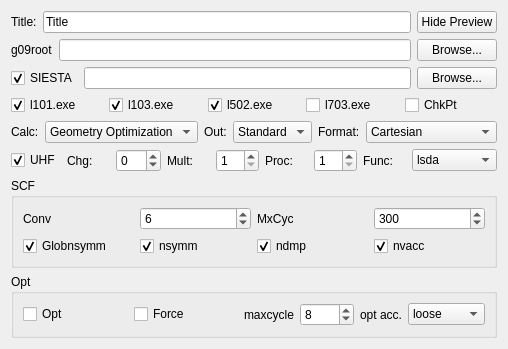
                <widget class="QWidget" name="tab_4">
                 <attribute name="title">
                  <string>General</string>
                 </attribute>
                 <layout class="QGridLayout" name="gridLayout_8">
                  <item row="0" column="0">
                   <layout class="QHBoxLayout" name="horizontalLayout_6">
                    <item>
                     <widget class="QLabel" name="label_64">
                      <property name="text">
                       <string>Title:</string>
                      </property>
                      <property name="buddy">
                       <cstring>titleLine</cstring>
                      </property>
                     </widget>
                    </item>
                    <item>
                     <widget class="QLineEdit" name="titleLine">
                      <property name="text">
                       <string>Title</string>
                      </property>
                     </widget>
                    </item>
                    <item>
                     <widget class="QPushButton" name="moreButton">
                      <property name="sizePolicy">
                       <sizepolicy hsizetype="Fixed" vsizetype="Fixed">
                        <horstretch>0</horstretch>
                        <verstretch>0</verstretch>
                       </sizepolicy>
                      </property>
                      <property name="text">
                       <string>Hide Preview</string>
                      </property>
                     </widget>
                    </item>
                   </layout>
                  </item>
                  <item row="1" column="0">
                   <layout class="QHBoxLayout" name="horizontalLayout_43">
                    <item>
                     <widget class="QLabel" name="label_70">
                      <property name="text">
                       <string>g09root</string>
                      </property>
                     </widget>
                    </item>
                    <item>
                     <widget class="QLineEdit" name="g09rootbrowseEdit">
                      <property name="sizePolicy">
                       <sizepolicy hsizetype="Expanding" vsizetype="Fixed">
                        <horstretch>1</horstretch>
                        <verstretch>0</verstretch>
                       </sizepolicy>
                      </property>
                     </widget>
                    </item>
                    <item>
                     <widget class="QPushButton" name="g09browseButton">
                      <property name="sizePolicy">
                       <sizepolicy hsizetype="MinimumExpanding" vsizetype="Fixed">
                        <horstretch>0</horstretch>
                        <verstretch>0</verstretch>
                       </sizepolicy>
                      </property>
                      <property name="minimumSize">
                       <size>
                        <width>40</width>
                        <height>0</height>
                       </size>
                      </property>
                      <property name="text">
                       <string>Browse...</string>
                      </property>
                     </widget>
                    </item>
                   </layout>
                  </item>
                  <item row="2" column="0">
                   <layout class="QHBoxLayout" name="horizontalLayout_36">
                    <item>
                     <widget class="QCheckBox" name="checkUseSiestaGBox">
                      <property name="text">
                       <string>SIESTA</string>
                      </property>
                      <property name="checked">
                       <bool>true</bool>
                      </property>
                     </widget>
                    </item>
                    <item>
                     <widget class="QLineEdit" name="antgbrowseEdit">
                      <property name="sizePolicy">
                       <sizepolicy hsizetype="Expanding" vsizetype="Fixed">
                        <horstretch>1</horstretch>
                        <verstretch>0</verstretch>
                       </sizepolicy>
                      </property>
                     </widget>
                    </item>
                    <item>
                     <widget class="QPushButton" name="antgbrowseButton">
                      <property name="sizePolicy">
                       <sizepolicy hsizetype="MinimumExpanding" vsizetype="Fixed">
                        <horstretch>0</horstretch>
                        <verstretch>0</verstretch>
                       </sizepolicy>
                      </property>
                      <property name="minimumSize">
                       <size>
                        <width>40</width>
                        <height>0</height>
                       </size>
                      </property>
                      <property name="text">
                       <string>Browse...</string>
                      </property>
                     </widget>
                    </item>
                   </layout>
                  </item>
                  <item row="3" column="0">
                   <layout class="QHBoxLayout" name="horizontalLayout_42">
                    <item>
                     <widget class="QCheckBox" name="checkUseSiestaGl101">
                      <property name="layoutDirection">
                       <enum>Qt::LeftToRight</enum>
                      </property>
                      <property name="text">
                       <string>l101.exe</string>
                      </property>
                      <property name="checked">
                       <bool>true</bool>
                      </property>
                     </widget>
                    </item>
                    <item>
                     <widget class="QCheckBox" name="checkUseSiestaGl103">
                      <property name="layoutDirection">
                       <enum>Qt::LeftToRight</enum>
                      </property>
                      <property name="text">
                       <string>l103.exe</string>
                      </property>
                      <property name="checked">
                       <bool>true</bool>
                      </property>
                     </widget>
                    </item>
                    <item>
                     <widget class="QCheckBox" name="checkUseSiestaGl502">
                      <property name="layoutDirection">
                       <enum>Qt::LeftToRight</enum>
                      </property>
                      <property name="text">
                       <string>l502.exe</string>
                      </property>
                      <property name="checked">
                       <bool>true</bool>
                      </property>
                     </widget>
                    </item>
                    <item>
                     <widget class="QCheckBox" name="checkUseSiestaGl703">
                      <property name="layoutDirection">
                       <enum>Qt::LeftToRight</enum>
                      </property>
                      <property name="text">
                       <string>l703.exe</string>
                      </property>
                      <property name="checked">
                       <bool>false</bool>
                      </property>
                     </widget>
                    </item>
                    <item>
                     <widget class="QCheckBox" name="checkpointCheck">
                      <property name="text">
                       <string>ChkPt</string>
                      </property>
                     </widget>
                    </item>
                   </layout>
                  </item>
                  <item row="4" column="0">
                   <layout class="QHBoxLayout" name="horizontalLayout_4">
                    <item>
                     <widget class="QLabel" name="label_67">
                      <property name="text">
                       <string>Calc:</string>
                      </property>
                     </widget>
                    </item>
                    <item>
                     <widget class="QComboBox" name="calculationCombo">
                      <property name="currentIndex">
                       <number>1</number>
                      </property>
                      <item>
                       <property name="text">
                        <string>Single Point Energy</string>
                       </property>
                      </item>
                      <item>
                       <property name="text">
                        <string>Geometry Optimization</string>
                       </property>
                      </item>
                      <item>
                       <property name="text">
                        <string>Frequencies</string>
                       </property>
                      </item>
                     </widget>
                    </item>
                    <item>
                     <widget class="QLabel" name="label_68">
                      <property name="text">
                       <string>Out:</string>
                      </property>
                      <property name="buddy">
                       <cstring>outputCombo</cstring>
                      </property>
                     </widget>
                    </item>
                    <item>
                     <widget class="QComboBox" name="outputCombo">
                      <property name="currentIndex">
                       <number>0</number>
                      </property>
                      <item>
                       <property name="text">
                        <string>Standard</string>
                       </property>
                      </item>
                      <item>
                       <property name="text">
                        <string>Molden</string>
                       </property>
                      </item>
                      <item>
                       <property name="text">
                        <string>Molekel</string>
                       </property>
                      </item>
                     </widget>
                    </item>
                    <item>
                     <widget class="QLabel" name="label_69">
                      <property name="text">
                       <string>Format:</string>
                      </property>
                      <property name="buddy">
                       <cstring>coordCombo</cstring>
                      </property>
                     </widget>
                    </item>
                    <item>
                     <widget class="QComboBox" name="coordCombo">
                      <property name="enabled">
                       <bool>true</bool>
                      </property>
                      <property name="currentIndex">
                       <number>0</number>
                      </property>
                      <item>
                       <property name="text">
                        <string>Cartesian</string>
                       </property>
                      </item>
                      <item>
                       <property name="text">
                        <string>Z-matrix</string>
                       </property>
                      </item>
                      <item>
                       <property name="text">
                        <string>Z-matrix (compact)</string>
                       </property>
                      </item>
                     </widget>
                    </item>
                   </layout>
                  </item>
                  <item row="5" column="0">
                   <layout class="QHBoxLayout" name="horizontalLayout_3">
                    <item>
                     <widget class="QCheckBox" name="checkUHF">
                      <property name="text">
                       <string>UHF</string>
                      </property>
                      <property name="checked">
                       <bool>true</bool>
                      </property>
                     </widget>
                    </item>
                    <item>
                     <widget class="QLabel" name="label_65">
                      <property name="text">
                       <string>Chg:</string>
                      </property>
                     </widget>
                    </item>
                    <item>
                     <widget class="QSpinBox" name="chargeSpin">
                      <property name="minimum">
                       <number>-99</number>
                      </property>
                      <property name="value">
                       <number>0</number>
                      </property>
                     </widget>
                    </item>
                    <item>
                     <widget class="QLabel" name="label_66">
                      <property name="text">
                       <string>Mult:</string>
                      </property>
                      <property name="buddy">
                       <cstring>multiplicitySpin</cstring>
                      </property>
                     </widget>
                    </item>
                    <item>
                     <widget class="QSpinBox" name="multiplicitySpin">
                      <property name="minimum">
                       <number>1</number>
                      </property>
                      <property name="value">
                       <number>1</number>
                      </property>
                     </widget>
                    </item>
                    <item>
                     <widget class="QLabel" name="label_5">
                      <property name="text">
                       <string>Proc:</string>
                      </property>
                     </widget>
                    </item>
                    <item>
                     <widget class="QSpinBox" name="procSpin">
                      <property name="minimum">
                       <number>1</number>
                      </property>
                      <property name="value">
                       <number>1</number>
                      </property>
                     </widget>
                    </item>
                    <item>
                     <widget class="QLabel" name="label_71">
                      <property name="text">
                       <string>Func:</string>
                      </property>
                      <property name="buddy">
                       <cstring>theoryCombo</cstring>
                      </property>
                     </widget>
                    </item>
                    <item>
                     <widget class="QComboBox" name="theoryCombo">
                      <property name="currentIndex">
                       <number>0</number>
                      </property>
                      <item>
                       <property name="text">
                        <string>lsda</string>
                       </property>
                      </item>
                      <item>
                       <property name="text">
                        <string>bpbe</string>
                       </property>
                      </item>
                      <item>
                       <property name="text">
                        <string>blyp</string>
                       </property>
                      </item>
                      <item>
                       <property name="text">
                        <string>B3LYP</string>
                       </property>
                      </item>
                      <item>
                       <property name="text">
                        <string>hseh1pbe</string>
                       </property>
                      </item>
                     </widget>
                    </item>
                   </layout>
                  </item>
                  <item row="6" column="0">
                   <widget class="QGroupBox" name="groupBox_15">
                    <property name="title">
                     <string>SCF</string>
                    </property>
                    <layout class="QGridLayout" name="gridLayout">
                     <item row="0" column="0">
                      <layout class="QHBoxLayout" name="horizontalLayout_30">
                       <item>
                        <widget class="QLabel" name="label_62">
                         <property name="text">
                          <string>Conv</string>
                         </property>
                        </widget>
                       </item>
                       <item>
                        <widget class="QSpinBox" name="scfConverSpin">
                         <property name="minimum">
                          <number>0</number>
                         </property>
                         <property name="value">
                          <number>6</number>
                         </property>
                        </widget>
                       </item>
                      </layout>
                     </item>
                     <item row="0" column="1">
                      <layout class="QHBoxLayout" name="horizontalLayout_7">
                       <item>
                        <widget class="QLabel" name="label_60">
                         <property name="text">
                          <string>MxCyc</string>
                         </property>
                        </widget>
                       </item>
                       <item>
                        <widget class="QSpinBox" name="scfMaxCycleSpin">
                         <property name="minimum">
                          <number>0</number>
                         </property>
                         <property name="maximum">
                          <number>9999</number>
                         </property>
                         <property name="value">
                          <number>300</number>
                         </property>
                        </widget>
                       </item>
                      </layout>
                     </item>
                     <item row="1" column="0" colspan="2">
                      <layout class="QHBoxLayout" name="horizontalLayout_5">
                       <item>
                        <widget class="QCheckBox" name="checkglobalnosymm">
                         <property name="layoutDirection">
                          <enum>Qt::LeftToRight</enum>
                         </property>
                         <property name="text">
                          <string>Globnsymm</string>
                         </property>
                         <property name="checked">
                          <bool>true</bool>
                         </property>
                        </widget>
                       </item>
                       <item>
                        <widget class="QCheckBox" name="checkscfnosymm">
                         <property name="layoutDirection">
                          <enum>Qt::LeftToRight</enum>
                         </property>
                         <property name="text">
                          <string>nsymm</string>
                         </property>
                         <property name="checked">
                          <bool>true</bool>
                         </property>
                        </widget>
                       </item>
                       <item>
                        <widget class="QCheckBox" name="checkscfnodamp">
                         <property name="layoutDirection">
                          <enum>Qt::LeftToRight</enum>
                         </property>
                         <property name="text">
                          <string>ndmp</string>
                         </property>
                         <property name="checked">
                          <bool>true</bool>
                         </property>
                        </widget>
                       </item>
                       <item>
                        <widget class="QCheckBox" name="checkscfnovaracc">
                         <property name="layoutDirection">
                          <enum>Qt::LeftToRight</enum>
                         </property>
                         <property name="text">
                          <string>nvacc</string>
                         </property>
                         <property name="checked">
                          <bool>true</bool>
                         </property>
                        </widget>
                       </item>
                      </layout>
                     </item>
                    </layout>
                   </widget>
                  </item>
                  <item row="7" column="0">
                   <widget class="QGroupBox" name="groupBox_16">
                    <property name="title">
                     <string>Opt</string>
                    </property>
                    <layout class="QGridLayout" name="gridLayout_35">
                     <item row="0" column="0">
                      <widget class="QCheckBox" name="checkOpt">
                       <property name="enabled">
                        <bool>true</bool>
                       </property>
                       <property name="layoutDirection">
                        <enum>Qt::LeftToRight</enum>
                       </property>
                       <property name="text">
                        <string>Opt</string>
                       </property>
                       <property name="checked">
                        <bool>false</bool>
                       </property>
                      </widget>
                     </item>
                     <item row="0" column="1">
                      <widget class="QCheckBox" name="checkForce">
                       <property name="layoutDirection">
                        <enum>Qt::LeftToRight</enum>
                       </property>
                       <property name="text">
                        <string>Force</string>
                       </property>
                       <property name="checked">
                        <bool>false</bool>
                       </property>
                      </widget>
                     </item>
                     <item row="0" column="2">
                      <layout class="QHBoxLayout" name="horizontalLayout_31">
                       <item>
                        <widget class="QLabel" name="label_63">
                         <property name="text">
                          <string>maxcycle</string>
                         </property>
                        </widget>
                       </item>
                       <item>
                        <widget class="QSpinBox" name="optmaxcyclesSpin">
                         <property name="minimum">
                          <number>0</number>
                         </property>
                         <property name="maximum">
                          <number>9999</number>
                         </property>
                         <property name="value">
                          <number>8</number>
                         </property>
                        </widget>
                       </item>
                      </layout>
                     </item>
                     <item row="0" column="3">
                      <layout class="QHBoxLayout" name="horizontalLayout_32">
                       <item>
                        <widget class="QLabel" name="label_14">
                         <property name="text">
                          <string>opt acc.</string>
                         </property>
                         <property name="buddy">
                          <cstring>theoryCombo</cstring>
                         </property>
                        </widget>
                       </item>
                       <item>
                        <widget class="QComboBox" name="optAccuracyCombo">
                         <property name="currentText">
                          <string>loose</string>
                         </property>
                         <property name="currentIndex">
                          <number>0</number>
                         </property>
                         <item>
                          <property name="text">
                           <string>loose</string>
                          </property>
                         </item>
                         <item>
                          <property name="text">
                           <string>tight</string>
                          </property>
                         </item>
                         <item>
                          <property name="text">
                           <string>verytight</string>
                          </property>
                         </item>
                        </widget>
                       </item>
                      </layout>
                     </item>
                    </layout>
                   </widget>
                  </item>
                 </layout>
                </widget>
